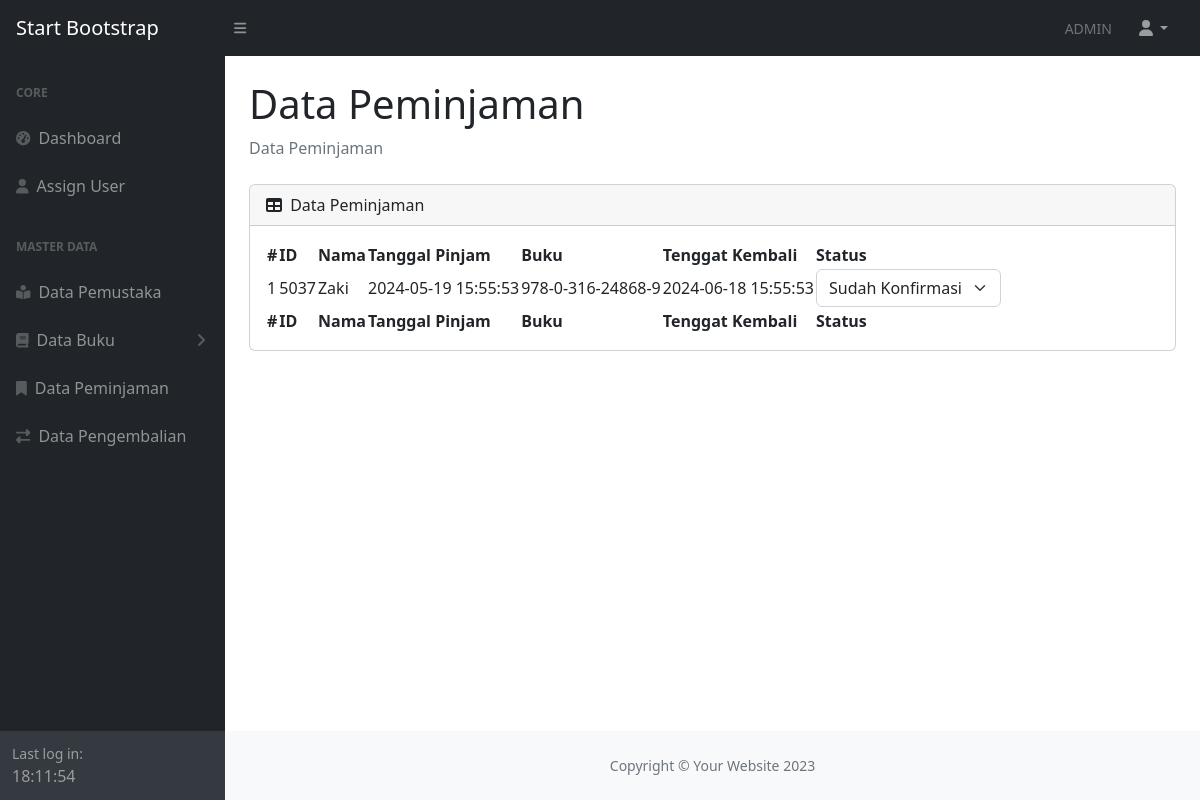
The page /admin/peminjaman/index.php (signed in) on the database its author committed.
### tables this page shows
CREATE TABLE `peminjaman` (
  `ID` int NOT NULL,
  `TANGGAL_PINJAM` datetime DEFAULT CURRENT_TIMESTAMP,
  `ISBN` char(18) DEFAULT NULL,
  `ID_PEMINJAM` int DEFAULT NULL,
  `TANGGAL_KEMBALI` datetime DEFAULT NULL,
  `STATUS` tinyint(1) DEFAULT '1'
);

CREATE TABLE `pustakawan` (
  `ID` int NOT NULL,
  `NAMA` varchar(20) DEFAULT NULL,
  `ALAMAT` varchar(20) DEFAULT NULL,
  `FOTO` text
);

### admin/peminjaman/index.php (the view, shortened to what this page needs)
<?php
include '../include/header.php';
?>
<div class="container-fluid px-4">
   <h1 class="mt-4">Data Peminjaman</h1>
   <ol class="breadcrumb mb-4">
      <li class="breadcrumb-item active">Data Peminjaman</li>
   </ol>
   <div class="card mb-4">
      <div class="card-header">
         <i class="fas fa-table me-1"></i>
         Data Peminjaman
      </div>
      <div class="card-body">
         <table id="datatablesSimple">
            <thead>
               <tr>
                  <th>#</th>
                  <th>ID</th>
                  <th>Nama</th>
                  <th>Tanggal Pinjam</th>
                  <th>Buku</th>
                  <th>Tenggat Kembali</th>
                  <th>Status</th>
               </tr>
            </thead>
            <tfoot>
               <tr>
                  <th>#</th>
                  <th>ID</th>
                  <th>Nama</th>
                  <th>Tanggal Pinjam</th>
                  <th>Buku</th>
                  <th>Tenggat Kembali</th>
                  <th>Status</th>
               </tr>
            </tfoot>
            <tbody>
               <?php
               $peminjaman = mysqli_query($conn, "SELECT peminjaman.ID AS ID_PEMINJAMAN, TANGGAL_PINJAM, ISBN, peminjaman.STATUS, PUSTAKAWAN.NAMA AS NAMA_PEMINJAM, TANGGAL_KEMBALI FROM peminjaman INNER JOIN pustakawan ON peminjaman.ID_PEMINJAM = pustakawan.ID  WHERE peminjaman.ID IN (SELECT ID_PINJAM FROM pengembalian WHERE pengembalian.STATUS='0')");
               $i = 1;
               while ($row = mysqli_fetch_assoc($peminjaman)) {
               ?>
                  <tr>
                     <td><?= $i ?></td>
                     <td><?= $row['ID_PEMINJAMAN'] ?></td>
                     <td><?= $row['NAMA_PEMINJAM'] ?></td>
                     <td><?= $row['TANGGAL_PINJAM'] ?></td>
                     <td><?= $row['ISBN'] ?></td>
                     <td><?php
                           if (time() > strtotime($row['TANGGAL_KEMBALI'])) {
                              echo "<span class='text-danger'>" . $row['TANGGAL_KEMBALI'] . "</span>";
                           } else {
                              echo $row['TANGGAL_KEMBALI'];
                           } ?></td>
                     <td>
                        <form action="" method="post">
                           <select class="form-select" name="status" onchange="this.form.submit()">
                              <?php if ($row['STATUS'] == 2) { ?>
                                 <option value="2" selected>Sudah Konfirmasi</option>
                              <?php } else { ?>
                              <option value="2">Sudah Konfirmasi</option>
                              <?php } ?>
                           </select>
                        </form>
                     </td>
                  </tr>
               <?php
                  $i++;
               } ?>
            </tbody>
         </table>
      </div>
   </div>
   <?php
   include '../include/footer.php';
   ?>

### rows shown on the page
peminjaman: ID "5037", ID_PEMINJAM.NAMA "Zaki", TANGGAL_PINJAM "2024-05-19 15:55:53", ISBN "978-0-316-24868-9", TANGGAL_KEMBALI "2024-06-18 15:55:53", status "Sudah Konfirmasi"

### other values the page prints
$_SESSION['username'] "ADMIN"
date('H:i:s',$_SESSION['last_login']) "18:11:54"
